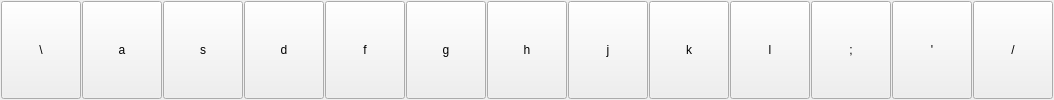
       <widget class="QFrame" name="frame_5">
        <property name="minimumSize">
         <size>
          <width>1</width>
          <height>0</height>
         </size>
        </property>
        <property name="frameShape">
         <enum>QFrame::NoFrame</enum>
        </property>
        <property name="frameShadow">
         <enum>QFrame::Raised</enum>
        </property>
        <layout class="QGridLayout" name="gridLayout_3" rowstretch="0" columnstretch="1,1,1,1,1,1,1,1,1,1,1,1,1">
         <property name="leftMargin">
          <number>1</number>
         </property>
         <property name="topMargin">
          <number>1</number>
         </property>
         <property name="rightMargin">
          <number>1</number>
         </property>
         <property name="bottomMargin">
          <number>1</number>
         </property>
         <property name="horizontalSpacing">
          <number>1</number>
         </property>
         <item row="0" column="6">
          <widget class="QPushButton" name="bnH">
           <property name="sizePolicy">
            <sizepolicy hsizetype="Preferred" vsizetype="Preferred">
             <horstretch>0</horstretch>
             <verstretch>0</verstretch>
            </sizepolicy>
           </property>
           <property name="minimumSize">
            <size>
             <width>1</width>
             <height>1</height>
            </size>
           </property>
           <property name="maximumSize">
            <size>
             <width>16777215</width>
             <height>16777215</height>
            </size>
           </property>
           <property name="font">
            <font>
             <kerning>true</kerning>
            </font>
           </property>
           <property name="text">
            <string>h</string>
           </property>
           <property name="iconSize">
            <size>
             <width>16</width>
             <height>16</height>
            </size>
           </property>
           <property name="flat">
            <bool>false</bool>
           </property>
          </widget>
         </item>
         <item row="0" column="3">
          <widget class="QPushButton" name="bnD">
           <property name="sizePolicy">
            <sizepolicy hsizetype="Preferred" vsizetype="Preferred">
             <horstretch>0</horstretch>
             <verstretch>0</verstretch>
            </sizepolicy>
           </property>
           <property name="minimumSize">
            <size>
             <width>1</width>
             <height>1</height>
            </size>
           </property>
           <property name="maximumSize">
            <size>
             <width>16777215</width>
             <height>16777215</height>
            </size>
           </property>
           <property name="font">
            <font>
             <kerning>true</kerning>
            </font>
           </property>
           <property name="text">
            <string>d</string>
           </property>
           <property name="iconSize">
            <size>
             <width>16</width>
             <height>16</height>
            </size>
           </property>
           <property name="flat">
            <bool>false</bool>
           </property>
          </widget>
         </item>
         <item row="0" column="7">
          <widget class="QPushButton" name="bnJ">
           <property name="sizePolicy">
            <sizepolicy hsizetype="Preferred" vsizetype="Preferred">
             <horstretch>0</horstretch>
             <verstretch>0</verstretch>
            </sizepolicy>
           </property>
           <property name="minimumSize">
            <size>
             <width>1</width>
             <height>1</height>
            </size>
           </property>
           <property name="maximumSize">
            <size>
             <width>16777215</width>
             <height>16777215</height>
            </size>
           </property>
           <property name="font">
            <font>
             <kerning>true</kerning>
            </font>
           </property>
           <property name="text">
            <string>j</string>
           </property>
           <property name="iconSize">
            <size>
             <width>16</width>
             <height>16</height>
            </size>
           </property>
           <property name="flat">
            <bool>false</bool>
           </property>
          </widget>
         </item>
         <item row="0" column="8">
          <widget class="QPushButton" name="bnK">
           <property name="sizePolicy">
            <sizepolicy hsizetype="Preferred" vsizetype="Preferred">
             <horstretch>0</horstretch>
             <verstretch>0</verstretch>
            </sizepolicy>
           </property>
           <property name="minimumSize">
            <size>
             <width>1</width>
             <height>1</height>
            </size>
           </property>
           <property name="maximumSize">
            <size>
             <width>16777215</width>
             <height>16777215</height>
            </size>
           </property>
           <property name="font">
            <font>
             <kerning>true</kerning>
            </font>
           </property>
           <property name="text">
            <string>k</string>
           </property>
           <property name="iconSize">
            <size>
             <width>16</width>
             <height>16</height>
            </size>
           </property>
           <property name="flat">
            <bool>false</bool>
           </property>
          </widget>
         </item>
         <item row="0" column="10">
          <widget class="QPushButton" name="bnSemicolon">
           <property name="sizePolicy">
            <sizepolicy hsizetype="Preferred" vsizetype="Preferred">
             <horstretch>0</horstretch>
             <verstretch>0</verstretch>
            </sizepolicy>
           </property>
           <property name="minimumSize">
            <size>
             <width>1</width>
             <height>1</height>
            </size>
           </property>
           <property name="maximumSize">
            <size>
             <width>16777215</width>
             <height>16777215</height>
            </size>
           </property>
           <property name="font">
            <font>
             <kerning>true</kerning>
            </font>
           </property>
           <property name="text">
            <string>;</string>
           </property>
           <property name="iconSize">
            <size>
             <width>16</width>
             <height>16</height>
            </size>
           </property>
           <property name="flat">
            <bool>false</bool>
           </property>
          </widget>
         </item>
         <item row="0" column="12">
          <widget class="QPushButton" name="bnSlash">
           <property name="sizePolicy">
            <sizepolicy hsizetype="Preferred" vsizetype="Preferred">
             <horstretch>0</horstretch>
             <verstretch>0</verstretch>
            </sizepolicy>
           </property>
           <property name="minimumSize">
            <size>
             <width>1</width>
             <height>1</height>
            </size>
           </property>
           <property name="maximumSize">
            <size>
             <width>16777215</width>
             <height>16777215</height>
            </size>
           </property>
           <property name="font">
            <font>
             <kerning>true</kerning>
            </font>
           </property>
           <property name="text">
            <string>/</string>
           </property>
           <property name="iconSize">
            <size>
             <width>16</width>
             <height>16</height>
            </size>
           </property>
           <property name="flat">
            <bool>false</bool>
           </property>
          </widget>
         </item>
         <item row="0" column="5">
          <widget class="QPushButton" name="bnG">
           <property name="sizePolicy">
            <sizepolicy hsizetype="Preferred" vsizetype="Preferred">
             <horstretch>0</horstretch>
             <verstretch>0</verstretch>
            </sizepolicy>
           </property>
           <property name="minimumSize">
            <size>
             <width>1</width>
             <height>1</height>
            </size>
           </property>
           <property name="maximumSize">
            <size>
             <width>16777215</width>
             <height>16777215</height>
            </size>
           </property>
           <property name="font">
            <font>
             <kerning>true</kerning>
            </font>
           </property>
           <property name="text">
            <string>g</string>
           </property>
           <property name="iconSize">
            <size>
             <width>16</width>
             <height>16</height>
            </size>
           </property>
           <property name="flat">
            <bool>false</bool>
           </property>
          </widget>
         </item>
         <item row="0" column="11">
          <widget class="QPushButton" name="bnApostrophe">
           <property name="sizePolicy">
            <sizepolicy hsizetype="Preferred" vsizetype="Preferred">
             <horstretch>0</horstretch>
             <verstretch>0</verstretch>
            </sizepolicy>
           </property>
           <property name="minimumSize">
            <size>
             <width>1</width>
             <height>1</height>
            </size>
           </property>
           <property name="maximumSize">
            <size>
             <width>16777215</width>
             <height>16777215</height>
            </size>
           </property>
           <property name="font">
            <font>
             <kerning>true</kerning>
            </font>
           </property>
           <property name="text">
            <string>'</string>
           </property>
           <property name="iconSize">
            <size>
             <width>16</width>
             <height>16</height>
            </size>
           </property>
           <property name="flat">
            <bool>false</bool>
           </property>
          </widget>
         </item>
         <item row="0" column="9">
          <widget class="QPushButton" name="bnL">
           <property name="sizePolicy">
            <sizepolicy hsizetype="Preferred" vsizetype="Preferred">
             <horstretch>0</horstretch>
             <verstretch>0</verstretch>
            </sizepolicy>
           </property>
           <property name="minimumSize">
            <size>
             <width>1</width>
             <height>1</height>
            </size>
           </property>
           <property name="maximumSize">
            <size>
             <width>16777215</width>
             <height>16777215</height>
            </size>
           </property>
           <property name="font">
            <font>
             <kerning>true</kerning>
            </font>
           </property>
           <property name="text">
            <string>l</string>
           </property>
           <property name="iconSize">
            <size>
             <width>16</width>
             <height>16</height>
            </size>
           </property>
           <property name="flat">
            <bool>false</bool>
           </property>
          </widget>
         </item>
         <item row="0" column="4">
          <widget class="QPushButton" name="bnF">
           <property name="sizePolicy">
            <sizepolicy hsizetype="Preferred" vsizetype="Preferred">
             <horstretch>0</horstretch>
             <verstretch>0</verstretch>
            </sizepolicy>
           </property>
           <property name="minimumSize">
            <size>
             <width>1</width>
             <height>1</height>
            </size>
           </property>
           <property name="maximumSize">
            <size>
             <width>16777215</width>
             <height>16777215</height>
            </size>
           </property>
           <property name="font">
            <font>
             <kerning>true</kerning>
            </font>
           </property>
           <property name="text">
            <string>f</string>
           </property>
           <property name="iconSize">
            <size>
             <width>16</width>
             <height>16</height>
            </size>
           </property>
           <property name="flat">
            <bool>false</bool>
           </property>
          </widget>
         </item>
         <item row="0" column="2">
          <widget class="QPushButton" name="bnS">
           <property name="sizePolicy">
            <sizepolicy hsizetype="Preferred" vsizetype="Preferred">
             <horstretch>0</horstretch>
             <verstretch>0</verstretch>
            </sizepolicy>
           </property>
           <property name="minimumSize">
            <size>
             <width>1</width>
             <height>1</height>
            </size>
           </property>
           <property name="maximumSize">
            <size>
             <width>16777215</width>
             <height>16777215</height>
            </size>
           </property>
           <property name="font">
            <font>
             <kerning>true</kerning>
            </font>
           </property>
           <property name="text">
            <string>s</string>
           </property>
           <property name="iconSize">
            <size>
             <width>16</width>
             <height>16</height>
            </size>
           </property>
           <property name="flat">
            <bool>false</bool>
           </property>
          </widget>
         </item>
         <item row="0" column="1">
          <widget class="QPushButton" name="bnA">
           <property name="sizePolicy">
            <sizepolicy hsizetype="Preferred" vsizetype="Preferred">
             <horstretch>0</horstretch>
             <verstretch>0</verstretch>
            </sizepolicy>
           </property>
           <property name="minimumSize">
            <size>
             <width>1</width>
             <height>1</height>
            </size>
           </property>
           <property name="maximumSize">
            <size>
             <width>16777215</width>
             <height>16777215</height>
            </size>
           </property>
           <property name="font">
            <font>
             <kerning>true</kerning>
            </font>
           </property>
           <property name="text">
            <string>a</string>
           </property>
           <property name="iconSize">
            <size>
             <width>16</width>
             <height>16</height>
            </size>
           </property>
           <property name="flat">
            <bool>false</bool>
           </property>
          </widget>
         </item>
         <item row="0" column="0">
          <widget class="QPushButton" name="bnBackslash">
           <property name="sizePolicy">
            <sizepolicy hsizetype="Preferred" vsizetype="Preferred">
             <horstretch>0</horstretch>
             <verstretch>0</verstretch>
            </sizepolicy>
           </property>
           <property name="minimumSize">
            <size>
             <width>1</width>
             <height>1</height>
            </size>
           </property>
           <property name="maximumSize">
            <size>
             <width>16777215</width>
             <height>16777215</height>
            </size>
           </property>
           <property name="font">
            <font>
             <kerning>true</kerning>
            </font>
           </property>
           <property name="text">
            <string>\</string>
           </property>
           <property name="iconSize">
            <size>
             <width>16</width>
             <height>16</height>
            </size>
           </property>
           <property name="flat">
            <bool>false</bool>
           </property>
          </widget>
         </item>
        </layout>
       </widget>
